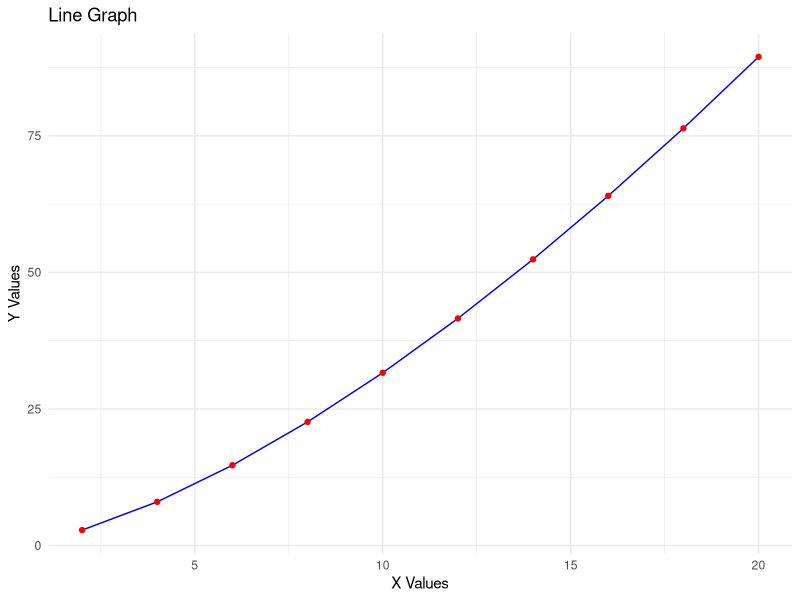

Write R code to recreate this figure.
# Load library
library(ggplot2)

# Data
x <- c(2, 4, 6, 8, 10, 12, 14, 16, 18, 20)
y <- x^1.5
df <- data.frame(x, y)

# Plot
print(
  ggplot(df, aes(x, y)) +
    geom_line(color = "blue") +
    geom_point(color = "red") +        
    labs(title = "Line Graph", x = "X Values", y = "Y Values") +
    theme_minimal()
)
